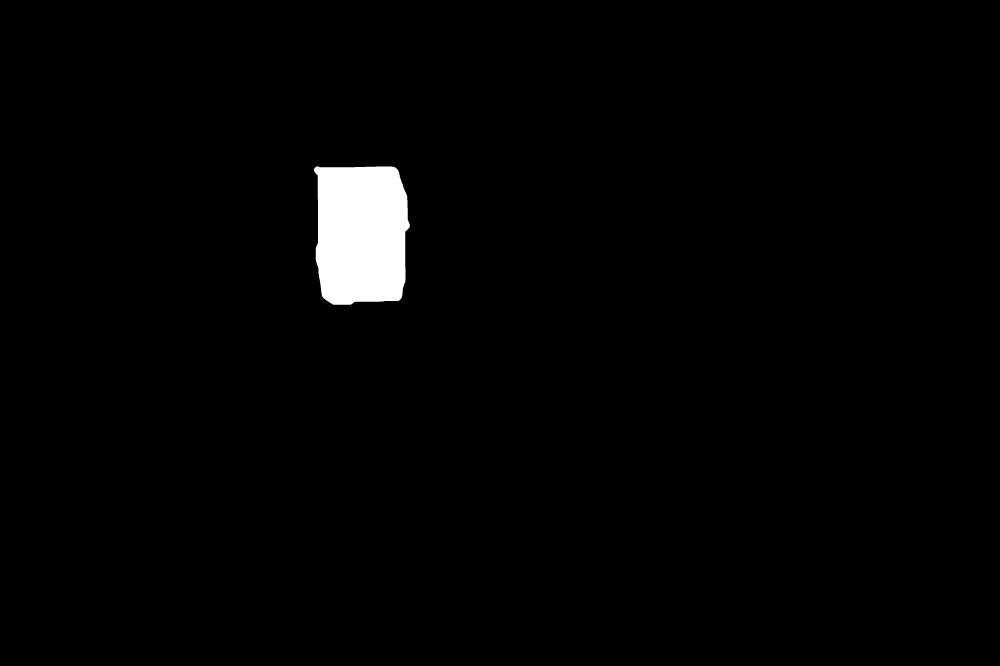
#> input picture project/closed_component_0.jpg, 4000 x 2662 px, given in place of L1000768.jpg, which was not available (shown at 1/4 size)
$ jupyter execute reference_cards.ipynb
#> lines starting #> are read from the running program, lines starting #| are printed output that depends on the picture; after the words box and inside, x2 and y2 are one past the last pixel; in counts of white or black regions, pixels touching at a corner belong together; pictures that were not available may be replaced by others from this repository, and a replacement may not be noted
[cell 1]
import os
import numpy as np
import PIL.Image as Image
import torch
import matplotlib.pyplot as plt
import cv2

[cell 2]
ref = os.path.join("..", "data", "iapr-26-uno-vision-challenge", "reference_images")

[cell 3]
img_name = "L1000768"
num_components = 16  # set how many connected components to keep

img = Image.open(os.path.join(ref, f"{img_name}.jpg")).convert("L")
#> img is the input picture: PIL image 4000x2662 L; min 0, max 255, mean 4.5
img_array = np.array(img)

# Create output folders
out_dir        = img_name
components_dir = os.path.join(out_dir, f"components_{img_name}")
closed_dir     = os.path.join(out_dir, f"closed_components_{img_name}")
crops_dir      = os.path.join(out_dir, f"crops_{img_name}")
for d in (components_dir, closed_dir, crops_dir):
    os.makedirs(d, exist_ok=True)

# threshold the image to create a binary mask
adaptive_image = cv2.adaptiveThreshold(
    img_array, 255,
    cv2.ADAPTIVE_THRESH_GAUSSIAN_C,
    cv2.THRESH_BINARY,
    blockSize=11,
    C=4
)
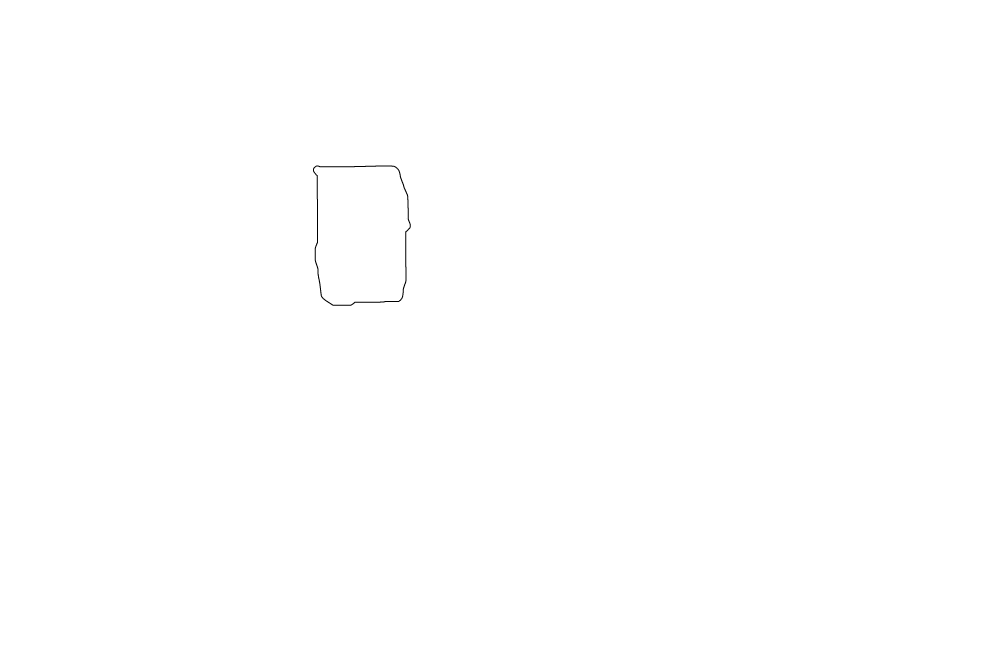
#> adaptive_image: shape (2662, 4000) (shown at 1/4 size); 99.9% white; 9 black regions (8 under 20 px), largest, box (x1, y1, x2, y2) and area: (1252, 662, 1643, 1223) 7147
# median blur to remove noise
adaptive_image = cv2.medianBlur(adaptive_image, 3)
#> adaptive_image: shape (2662, 4000); 99.9% white; 1 black region, box (x1, y1, x2, y2) and area: (1252, 662, 1643, 1223) 7144

[cell 4]
plt.imshow(adaptive_image)

[cell 5]
from skimage.morphology import skeletonize
# Find contours from the thresholded image and save one mask per detected object
binary = adaptive_image.copy()

# cv2.findContours expects white foreground on black background.
# If most pixels are white, foreground is likely black -> invert.
if np.mean(binary == 255) > 0.5:
    binary = cv2.bitwise_not(binary)
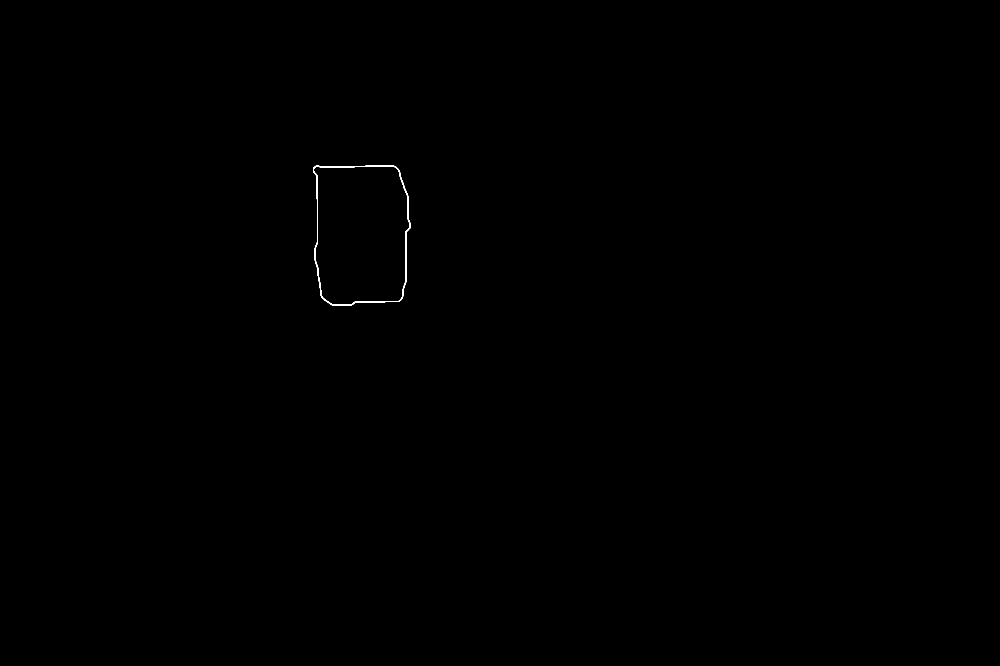
#> binary: shape (2662, 4000) (shown at 1/4 size); 0.07% white; 1 white region, box (x1, y1, x2, y2) and area: (1252, 662, 1643, 1223) 7144

# despeckle
#binary = cv2.medianBlur(binary, 23)

# Remove tiny speckles and close small gaps to stabilize contours
kernel = np.ones((17, 17), np.uint8)
binary = cv2.morphologyEx(binary, cv2.MORPH_DILATE, kernel)
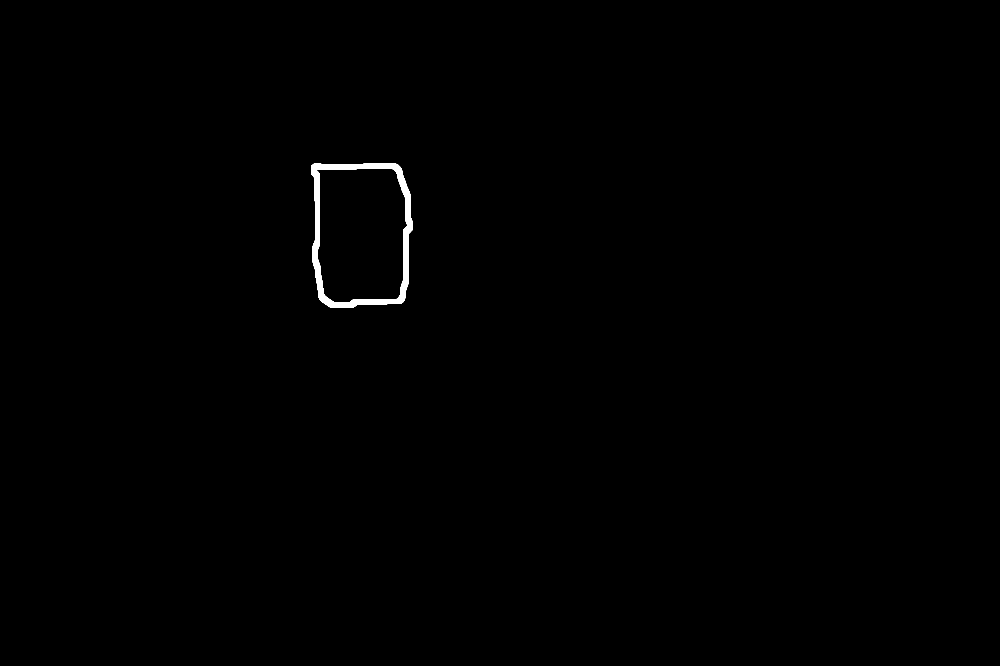
#> binary: shape (2662, 4000) (shown at 1/4 size); 0.35% white; 1 white region, box (x1, y1, x2, y2) and area: (1244, 654, 1651, 1231) 37737


# skeletonize returns bool; convert to uint8 for OpenCV ops
binary = skeletonize(binary > 0).astype(np.uint8) * 255
#> binary: shape (2662, 4000); 0.02% white in thin lines or dots, all inside (x1, y1, x2, y2) = (1255, 663, 1641, 1221)
kernel = np.ones((17, 17), np.uint8)
# close the contours with a smaller kernel
binary = cv2.morphologyEx(binary, cv2.MORPH_DILATE, kernel)
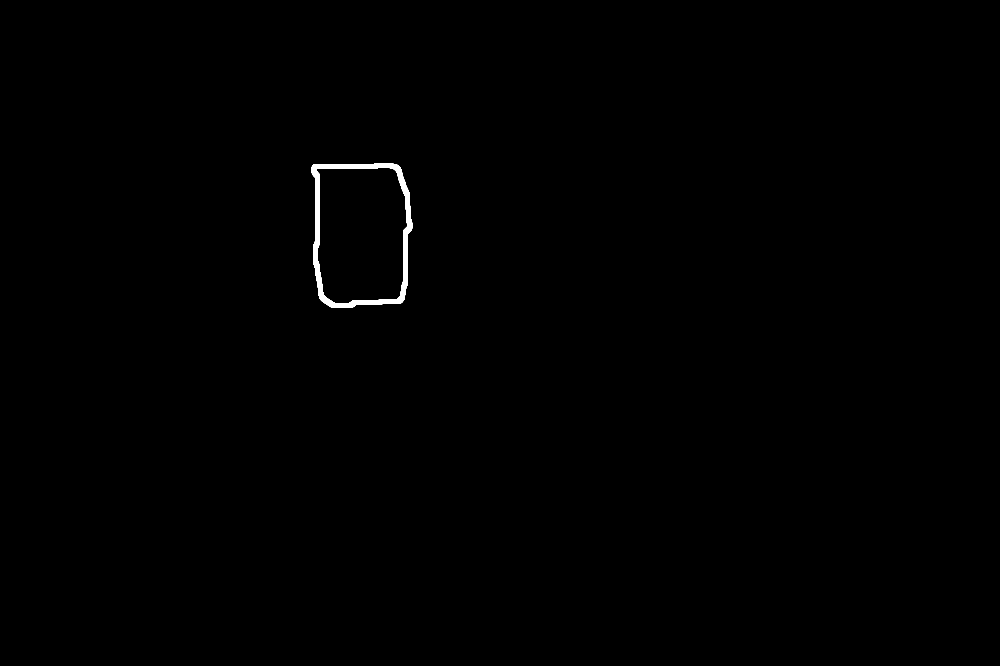
#> binary: shape (2662, 4000) (shown at 1/4 size); 0.3% white; 1 white region, box (x1, y1, x2, y2) and area: (1247, 655, 1649, 1229) 32165
binary = cv2.medianBlur(binary, 33)
#> binary: shape (2662, 4000); 0.3% white; 1 white region


#binary = cv2.morphologyEx(binary, cv2.MORPH_CLOSE, kernel)
# remove small white dots by computing area of contours and removing those with area < 1000
contours, _ = cv2.findContours(binary, cv2.RETR_EXTERNAL, cv2.CHAIN_APPROX_SIMPLE)
#> contours = 1 contour; box (x1, y1, x2, y2) and area: (1247, 655, 1649, 1229) 206347
for contour in contours:
    if cv2.contourArea(contour) < 100000:
        cv2.drawContours(binary, [contour], -1, 0, thickness=cv2.FILLED)
#> this loop made 1 pass

plt.imshow(binary, cmap='gray')

[cell 6]
masks = binary.copy()
kernel = np.ones((13, 13), np.uint8)
masks = cv2.morphologyEx(masks, cv2.MORPH_OPEN, kernel)
#> masks: shape (2662, 4000); 0.3% white; 1 white region, box (x1, y1, x2, y2) and area: (1248, 655, 1648, 1229) 32133
kernel = np.ones((13, 13), np.uint8)
masks = cv2.morphologyEx(masks, cv2.MORPH_CLOSE, kernel)
#> masks: shape (2662, 4000); 0.3% white; 1 white region, box (x1, y1, x2, y2) and area: (1248, 655, 1648, 1229) 32164
kernel = np.ones((13, 13), np.uint8)
masks = cv2.morphologyEx(masks, cv2.MORPH_OPEN, kernel)

plt.imshow(masks, cmap='gray')

[cell 7]
masks = binary.copy()
# Close holes within each card without bridging the gaps between cards
kernel = np.ones((21, 21), np.uint8)
masks = cv2.morphologyEx(masks, cv2.MORPH_CLOSE, kernel)
#> masks: shape (2662, 4000); 0.3% white; 1 white region, box (x1, y1, x2, y2) and area: (1247, 655, 1649, 1229) 32218
kernel = np.ones((7, 7), np.uint8)
masks = cv2.morphologyEx(masks, cv2.MORPH_OPEN, kernel)

# Separate connected components and keep the N largest ones
n_labels, labels, stats, _ = cv2.connectedComponentsWithStats(masks, connectivity=8)
#> n_labels = 2; stats = [[0, 0, 4000, 2662, 10615782], [1247, 655, 402, 574, 32218]]

# stats[i] = [x, y, w, h, area]; label 0 is the background, skip it
areas = stats[1:, cv2.CC_STAT_AREA]
#> areas = [32218]
available = len(areas)
#> available = 1
k = min(num_components, available)
#> k = 1
selected_idx = np.argsort(areas)[::-1][:k] + 1  # +1 to offset skipped background
#> selected_idx = [1]

n_cols = 4
n_rows = max(1, int(np.ceil(k / n_cols)))
#> n_rows = 1
fig, axes = plt.subplots(n_rows, n_cols, figsize=(12, 3 * n_rows))
axes = np.array(axes).reshape(-1)

for plot_i, label_idx in enumerate(selected_idx):
    component_mask = (labels == label_idx).astype(np.uint8) * 255
    cv2.imwrite(os.path.join(components_dir, f"component_{plot_i}.jpg"), component_mask)
    axes[plot_i].imshow(component_mask, cmap='gray')
    axes[plot_i].set_title(f"Component {plot_i} (area={areas[label_idx-1]})", fontsize=8)
    axes[plot_i].axis('off')
#> this loop made 1 pass
#> (plot_i, label_idx) on pass 1: (0, 1)

for ax in axes[k:]:
    ax.axis('off')
#> this loop made 3 passes

plt.tight_layout()
plt.show()
print(f"Total components found (excl. background): {n_labels - 1}")
#| Total components found (excl. background): 1
print(f"Selected components: {k}")
#| Selected components: 1

[cell 8]
# morphologically close each selected component then save
for plot_i, label_idx in enumerate(selected_idx):
    component_mask = (labels == label_idx).astype(np.uint8) * 255
    closed_mask = cv2.morphologyEx(component_mask, cv2.MORPH_CLOSE, np.ones((133, 133), np.uint8))
    cv2.imwrite(os.path.join(closed_dir, f"closed_component_{plot_i}.jpg"), closed_mask)

[cell 9]
# Load the original color image for cropping
img_color = cv2.imread(os.path.join(ref, f"{img_name}.jpg"))

for plot_i, _ in enumerate(selected_idx):
    closed_mask = cv2.imread(os.path.join(closed_dir, f"closed_component_{plot_i}.jpg"), cv2.IMREAD_GRAYSCALE)
    x, y, w, h = cv2.boundingRect(closed_mask)
#> x = 1240; y = 648; w = 416; h = 584
    cropped_img = img_color[y:y+h, x:x+w]
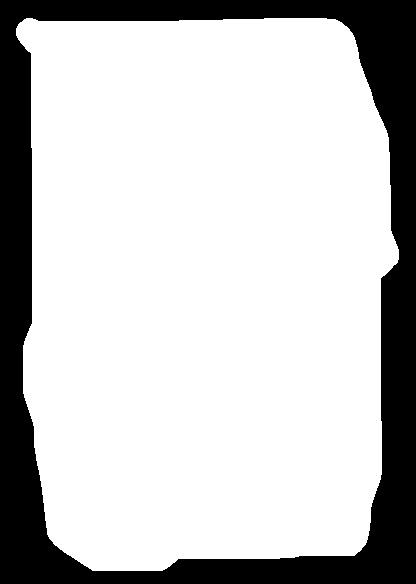
#> cropped_img: shape (584, 416, 3); min 0, max 255, mean 197
    cv2.imwrite(os.path.join(crops_dir, f"crop_{plot_i}.jpg"), cropped_img)

$ run again, on project/closed_component_12.jpg
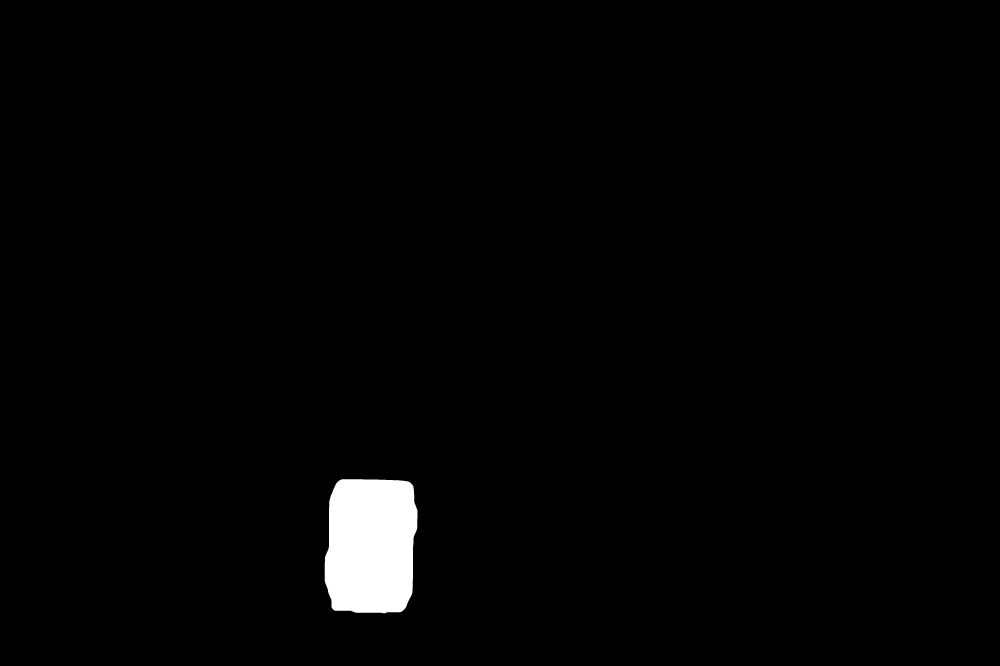
#> input picture project/closed_component_12.jpg, 4000 x 2662 px, given in place of L1000768.jpg, which was not available (shown at 1/4 size)
#> img is the input picture: PIL image 4000x2662 L; min 0, max 255, mean 4.3
#> `adaptive_image = cv2.adaptiveThreshold( img_array, 255, cv2.ADAPTIVE_T..`:
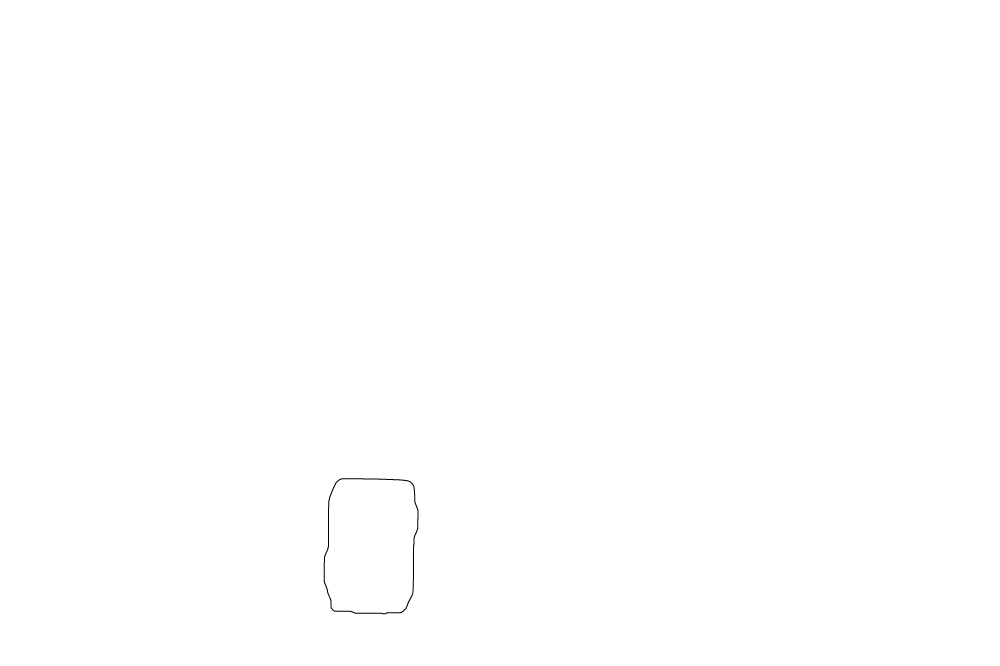
#> adaptive_image: shape (2662, 4000) (shown at 1/4 size); 99.9% white; 9 black regions (8 under 20 px), largest, box (x1, y1, x2, y2) and area: (1295, 1913, 1674, 2457) 6790
#> contours = 1 contour; box (x1, y1, x2, y2) and area: (1288, 1906, 1680, 2462) 196187
#> the loop `for contour in contours:` made 1 pass
#> masks: shape (2662, 4000); 0.29% white; 1 white region, box (x1, y1, x2, y2) and area: (1288, 1906, 1680, 2462) 30849
#> n_labels = 2; stats = [[0, 0, 4000, 2662, 10617151], [1288, 1906, 392, 556, 30849]]
#> areas = [30849]
#> available = 1
#> selected_idx = [1]
#> n_rows = 1
#> the loop `for plot_i, label_idx in enumerate(selected_idx):` made 1 pass
#> (plot_i, label_idx) on pass 1: (0, 1)
#> the loop `for ax in axes[k:]:` made 3 passes
#| Total components found (excl. background): 1
#| Selected components: 1
#> x = 1288; y = 1904; w = 392; h = 560
#> `cropped_img = img_color[y:y+h, x:x+w]`:
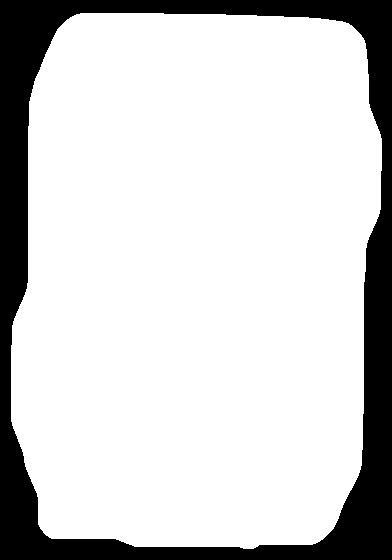
#> cropped_img: shape (560, 392, 3); min 0, max 255, mean 207.2

$ run again, on project/closed_component_13.jpg
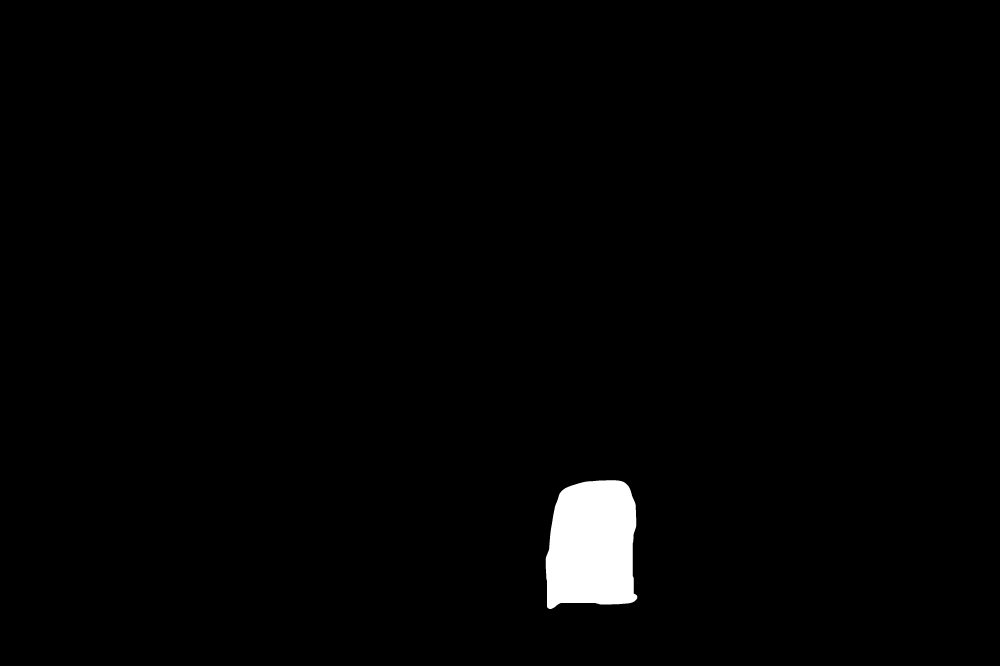
#> input picture project/closed_component_13.jpg, 4000 x 2662 px, given in place of L1000768.jpg, which was not available (shown at 1/4 size)
#> img is the input picture: PIL image 4000x2662 L; min 0, max 255, mean 3.9
#> `adaptive_image = cv2.adaptiveThreshold( img_array, 255, cv2.ADAPTIVE_T..`:
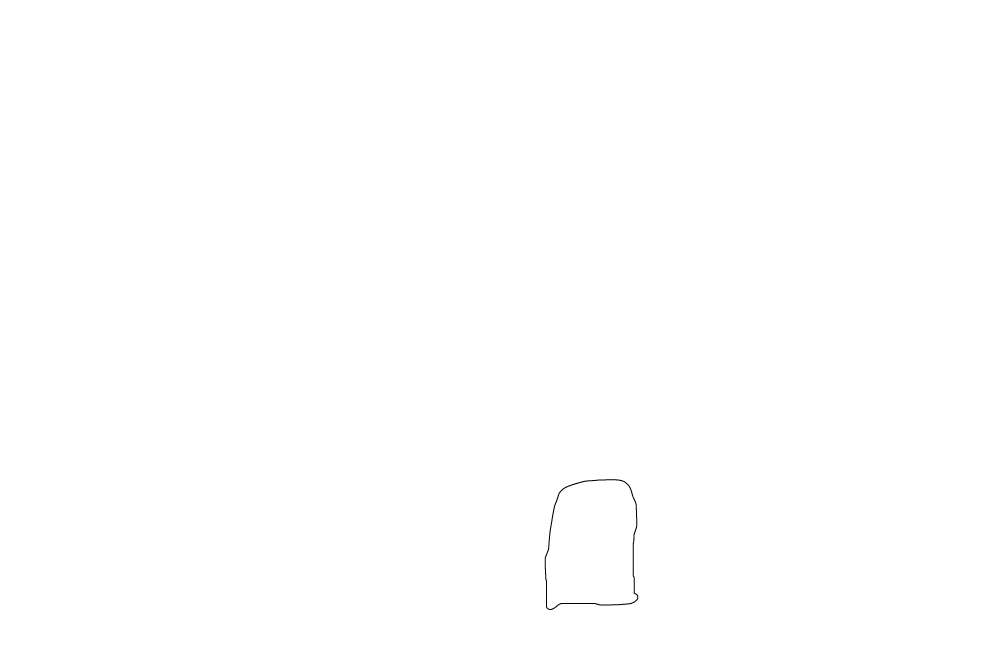
#> adaptive_image: shape (2662, 4000) (shown at 1/4 size); 99.9% white; 16 black regions (15 under 20 px), largest, box (x1, y1, x2, y2) and area: (2179, 1917, 2553, 2440) 6680
#> contours = 1 contour; box (x1, y1, x2, y2) and area: (2172, 1910, 2558, 2445) 178566
#> the loop `for contour in contours:` made 1 pass
#> labels: shape (2662, 4000) int32; values 0 (black) and 1 (white), 0.29% white; 1 white region, box (x1, y1, x2, y2) and area: (2172, 1910, 2557, 2444) 30666
#> n_labels = 2; stats = [[0, 0, 4000, 2662, 10617334], [2172, 1910, 385, 534, 30666]]
#> areas = [30666]
#> available = 1
#> selected_idx = [1]
#> n_rows = 1
#> the loop `for plot_i, label_idx in enumerate(selected_idx):` made 1 pass
#> (plot_i, label_idx) on pass 1: (0, 1)
#> the loop `for ax in axes[k:]:` made 3 passes
#| Total components found (excl. background): 1
#| Selected components: 1
#> x = 2168; y = 1904; w = 392; h = 544
#> `cropped_img = img_color[y:y+h, x:x+w]`:
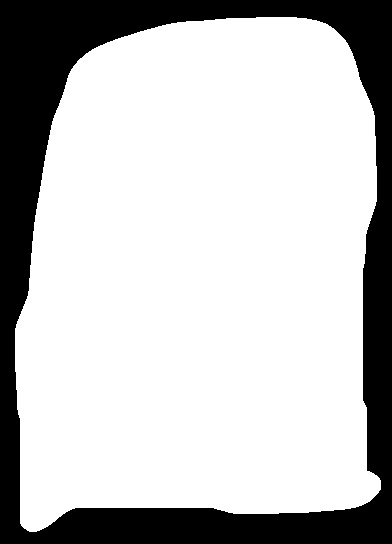
#> cropped_img: shape (544, 392, 3); min 0, max 255, mean 192.5
